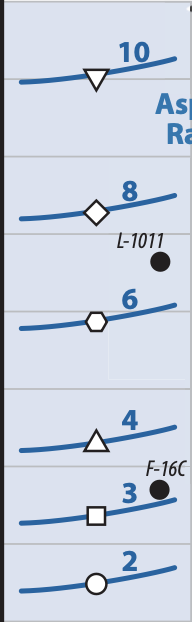
%> input picture Misc/sub_LD.png, 192 x 622 px
$ octave sub_LD_fit.m   (GNU Octave 9; MATLAB toolbox functions it lacks are replaced by stand-ins)
%> lines starting %> are read from the running program, lines starting %| are printed output that depends on the picture
%% Load datapoints and image
pos2 = load("sub_LD_points_AR_2.mat").pos;
pos3 = load("sub_LD_points_AR_3.mat").pos;
pos4 = load("sub_LD_points_AR_4.mat").pos;
pos6 = load("sub_LD_points_AR_6.mat").pos;
pos8 = load("sub_LD_points_AR_8.mat").pos;
pos10 = load("sub_LD_points_AR_10.mat").pos;

img_file = "/Users/michaelchen/UMich/Class/F25/Aero_481/Misc/sub_LD.png";
img = imread(img_file);
%> img is the input picture: size 622x192x3 uint8; mean R, G, B 203.1, 211.3, 225.6
img = img(end:-1:1, :, :);
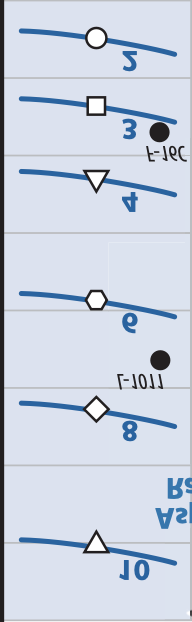
%> img: size 622x192x3 uint8; mean R, G, B 203.1, 211.3, 225.6; mean of the top-left, top-right, bottom-left and bottom-right quarters 211.3, 213.7, 215.3, 213

%% Fit function
p2 = polyfit(pos2(:, 1), pos2(:, 2), 2);
p3 = polyfit(pos3(:, 1), pos3(:, 2), 2);
p4 = polyfit(pos4(:, 1), pos4(:, 2), 2);
p6 = polyfit(pos6(:, 1), pos6(:, 2), 2);
p8 = polyfit(pos8(:, 1), pos8(:, 2), 2);
p10 = polyfit(pos10(:, 1), pos10(:, 2), 2);

% AR = [2, 3, 4, 6, 8, 10];
% p = [p2; p3; p4; p6; p8; p10];
AR = [2, 3, 4];
p = [p2; p3; p4];
sub_LD_coeffs = p' / [AR; ones(size(AR))];
save("sub_LD_coeffs.mat", "sub_LD_coeffs");

%% Plot
xmin = 0;
xmax = 1;
ymin = 8;
ymax = 24;

M = linspace(0.0, 6, 100);

p_fit = sub_LD_coeffs * [AR; ones(size(AR))];

figure(1);
clf;
imagesc([xmin xmax], [ymin ymax], img);
hold on;
plot(M, polyval(p_fit(:, 1), M), "-k", "LineWidth", 1);
plot(M, polyval(p_fit(:, 2), M), "-k", "LineWidth", 1);
plot(M, polyval(p_fit(:, 3), M), "-k", "LineWidth", 1);
% plot(M, polyval(p_fit(:, 4), M), "-k", "LineWidth", 1);
% plot(M, polyval(p_fit(:, 5), M), "-k", "LineWidth", 1);
% plot(M, polyval(p_fit(:, 6), M), "-k", "LineWidth", 1);

set(gca, 'YDir', 'normal');
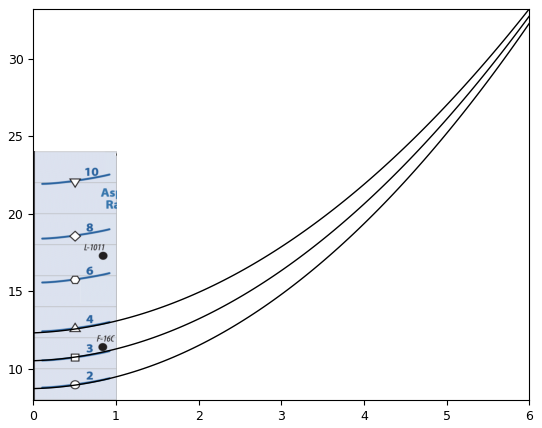
%> figure redrawn from the program's plot data
